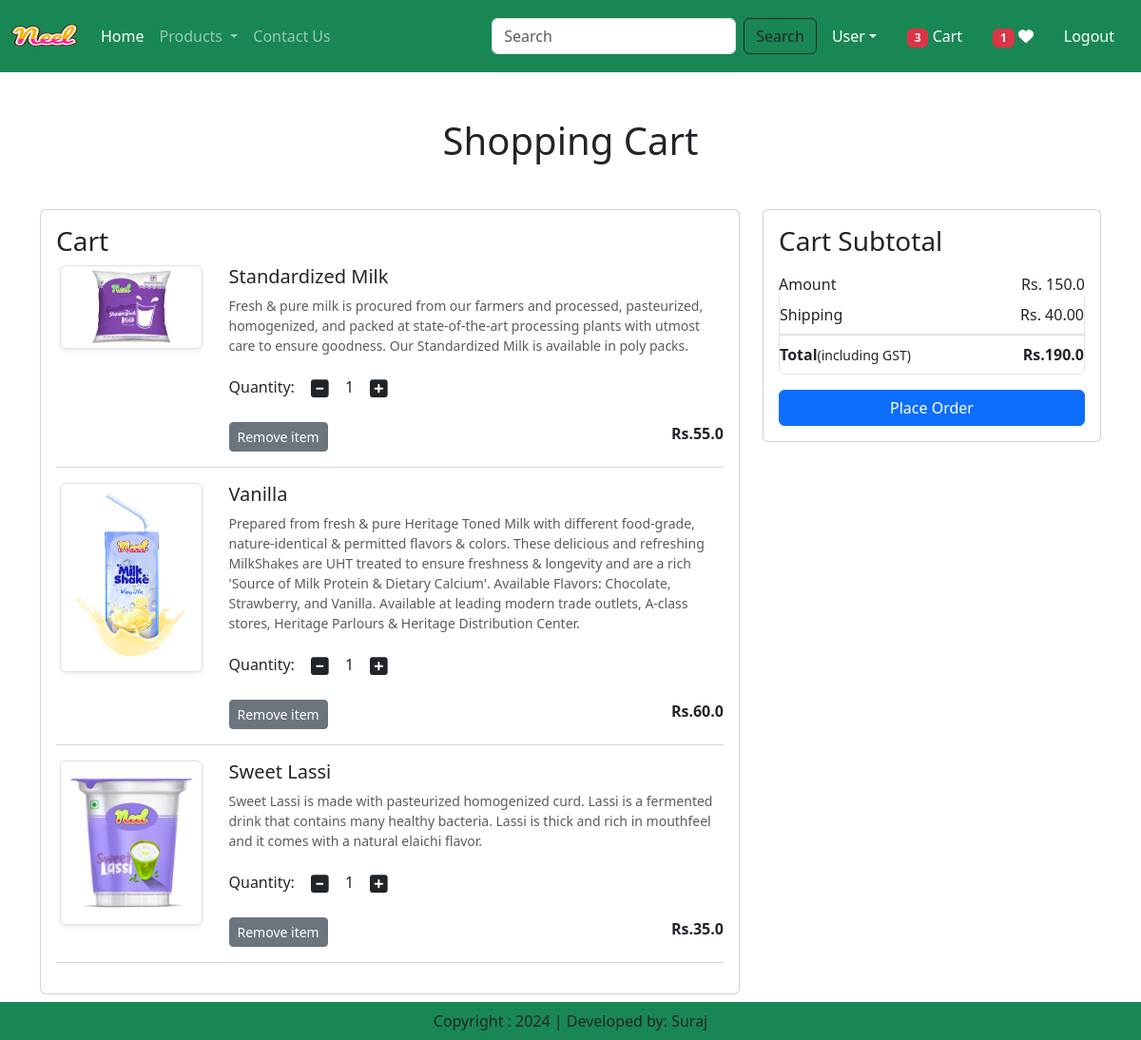
The app's page /cart/ (signed in) with its own data.
### app/models.py (models this page shows, shortened)
class Cart(models.Model):
    user=models.ForeignKey(User,on_delete=models.CASCADE)
    product=models.ForeignKey(Product,on_delete=models.CASCADE)
    quantity=models.PositiveIntegerField(default=1)

class Product(models.Model):
    title=models.CharField(max_length=100)
    selling_price=models.FloatField()
    discounted_price= models.FloatField()
    description=models.TextField()
    composition=models.TextField(default='')
    prodapp=models.TextField(default='')
    category=models.CharField(choices=CATEGORY_CHOICES, max_length=2)
    product_image=models.ImageField(upload_to='product')

### app/views.py (the view)
# urls.py: path('cart/',views.show_cart,name='showcart'),
@login_required
def show_cart(request):
    user=request.user
    cart=Cart.objects.filter(user=user)
    amount=0
    for p in cart:
        value=p.quantity*p.product.discounted_price
        amount+=value
    totalamount=amount+40
    totalitem=0
    wishlistitem=0
    if request.user.is_authenticated:
        totalitem=len(Cart.objects.filter(user=request.user))
        wishlistitem=len(Wishlist.objects.filter(user=request.user))
    return render(request,'app/showcart.html',{'cart':cart,'amount':amount,'totalamount':totalamount,'totalitem':totalitem,'wishlistitem':wishlistitem})

### app/templates/app/showcart.html (shortened to what this page needs)
{% extends 'app/base.html'%}
{% load static%}
{% block content %}
<div class="container my-5">
 <div class="row">
  {% if cart %}
  <h1 class="text-center mb-5"> Shopping Cart</h1>
  <div class="col-sm-8">
  <div class="card">
   <div class="card-body">
    <h3>Cart</h3>
    {% for item in cart %}
    <div class="row">
     <div class="col-sm-3 text-center align-self-centr" ><img src="{{item.product.product_image.url}}" alt="" srcset="" class="img-fluid img-thumbnail shadow-sm" height="150" width="150"></div>
     <div class="col-sm-9">
      <div>
       <h5>{{item.product.title}}</h5>
       <p class="mb-2 text-muted small">{{item.product.description}}</p>
       <div class="my-3">
        <label for="quantity">Quantity:</label>
        <a class="minus-cart btn" pid={{item.product.id}}><i class="fas fa-minus-square fa-lg"></i></a>
          <span id="quantity">{{item.quantity}}</span>
        <a class="plus-cart btn" pid={{item.product.id}}><i class="fas fa-plus-square fa-lg"></i></a>
        </div>
        <div class="d-flex justify-content-between">
         <a href="#" class="remove-cart btn btn-sm btn-secondary mr-3" pid={{item.product.id}}>Remove item</a>
         <p class="mb-0"><span><strong>Rs.{{item.product.discounted_price}}</strong></span></p>
        </div>
       </div>
      </div>
     </div>
     <hr class="text-muted">
     {% endfor %}
    </div>
    </div>
   </div>
   <div class="col-sm-4">
    <div class="card">
     <div class="card-body">
       <h3>Cart Subtotal </h3>
       <ul class="list-group">
        <li class="list-group-item d-flex justify-content-between align-items-center border-0 px-0 pb-0">Amount <span id="amount">Rs. {{amount}}</span></li>
        <li class="list-group-item d-flex justify-content-between align-items-center px-0 ">Shipping <span>Rs. 40.00</span></li>
        <li class="list-group-item d-flex justify-content-between align-items-center border px-0 mb-3">
         <div>
            <strong>Total</strong><small>(including GST)</small>
         </div>
         <span id="totalamount"><strong>Rs.{{totalamount}}</strong></span>
        </li>
       </ul>
       <div class="d-grid"><a href="{% url 'checkout'%}" class="btn btn-primary">Place Order</a></div>
     </div>
    </div>
   </div>
   {% else %}
    <h1 class="text-center mb-5">Cart is Empty</h1>
{% endif %}
</div>
</div>
{% endblock content %}

### app/templates/app/base.html (shortened to what this page needs)
<!DOCTYPE html>
{%load static %}
<html lang="en">
<head>
    <link href="https://cdn.jsdelivr.net/npm/bootstrap@5.3.3/dist/css/bootstrap.min.css" rel="stylesheet">
    <link rel="stylesheet" href="{% static 'app/css/all.min.css' %}"/>
    <link rel="stylesheet" href="{% static 'app/css/owl.carousel.min' %}"/>
    <link rel="stylesheet" href="{% static 'app/css/style.css' %}"/>
</head>
<body>
    <nav class="navbar navbar-expand-lg navbar-dark bg-success">
        <div class="container-fluid">
          <a class="navbar-brand" href="/">
            <img src="{%static 'app/images/Neel.png'%}" width="70" height="50">
          </a>
          <div class="collapse navbar-collapse" id="navbarSupportedContent">
            <ul class="navbar-nav me-auto mb-2 mb-lg-0">
              {% if request.user.is_authenticated %}
              <li class="nav-item">
                <a class="nav-link active" aria-current="page" href="/">Home</a>
              </li>
              <li class="nav-item dropdown">
                <a class="nav-link dropdown-toggle" href="#" role="button" data-bs-toggle="dropdown" aria-expanded="false">
                  Products
                </a>
              <li class="nav-item">
                <a class="nav-link" href="{% url 'contact'%}">Contact Us</a>
              </li>
            </ul>
            <form class="d-flex" role="search" action="/search">
              <input class="form-control me-2" type="search" name="search" placeholder="Search" aria-label="Search">
              <button class="btn btn-outline-dark" type="submit">Search</button>
            </form>
          </div>
          <ul class="navbar-nav me-auto mb-2 mb-lg-0">
            <li class="nav-item dropdown mx-2">
            <a class="nav-link dropdown-toggle text-white" href="#" id="profileDropdown" role="button" data-bs-toggle="dropdown" aria-expanded="false">User</a>
            </li>
            <li class="nav-item mx-2">
              <a href="{% url 'showcart'%}" class="nav-link text-white"><span class="badge bg-danger">{% if totalitem > 0 %}{{totalitem}}{% endif %}</span> Cart</a>
            </li>
            <li class="nav-item mx-2">
              <a href="{% url 'wishlist'%}" class="nav-link text-white"><span class="badge bg-danger">{% if wishlistitem > 0 %}{{wishlistitem}}{% endif %}</span> <i class="fa fa-heart"></i></a>
            </li>
            <li class="nav-item mx-2">
              <form action="{% url 'logout' %}" method="post">
                <button type="submit" class="nav-link text-white">Logout</button>
              </form>
            </li>
            {% endif %}
          </ul>
        </div>
      </nav>
    {% block content%}{% endblock content%}
    <footer class="container-fluid fixed-bottom bg-success text-center p-2 mt-5">
      Copyright : 2024 | Developed by: Suraj
    </footer>
</body>
</html>

### records on screen
Cart: product.product_image (picture), product "Standardized Milk", product.description "Fresh & pure milk is procured from our farmers and processed, pasteurized, homogenized, and packed at state-of-the-art processing plants with utmost care to ensure goodness. Our Standardized Milk is available in poly packs.", quantity "1", product.discounted_price "55.0"
Cart: product.product_image (picture), product "Vanilla", product.description "Prepared from fresh & pure Heritage Toned Milk with different food-grade, nature-identical & permitted flavors & colors. These delicious and refreshing MilkShakes are UHT treated to ensure freshness & longevity and are a rich 'Source of Milk Protein & Dietary Calcium'. Available Flavors: Chocolate, Strawberry, and Vanilla. Available at leading modern trade outlets, A-class stores, Heritage Parlours & Heritage Distribution Center.", quantity "1", product.discounted_price "60.0"
Cart: product.product_image (picture), product "Sweet Lassi", product.description "Sweet Lassi is made with pasteurized homogenized curd. Lassi is a fermented drink that contains many healthy bacteria. Lassi is thick and rich in mouthfeel and it comes with a natural elaichi flavor.", quantity "1", product.discounted_price "35.0"

### other values on screen
{{ totalitem }} "3"
{{ wishlistitem }} "1"
{{ amount }} "150.0"
{{ totalamount }} "190.0"
